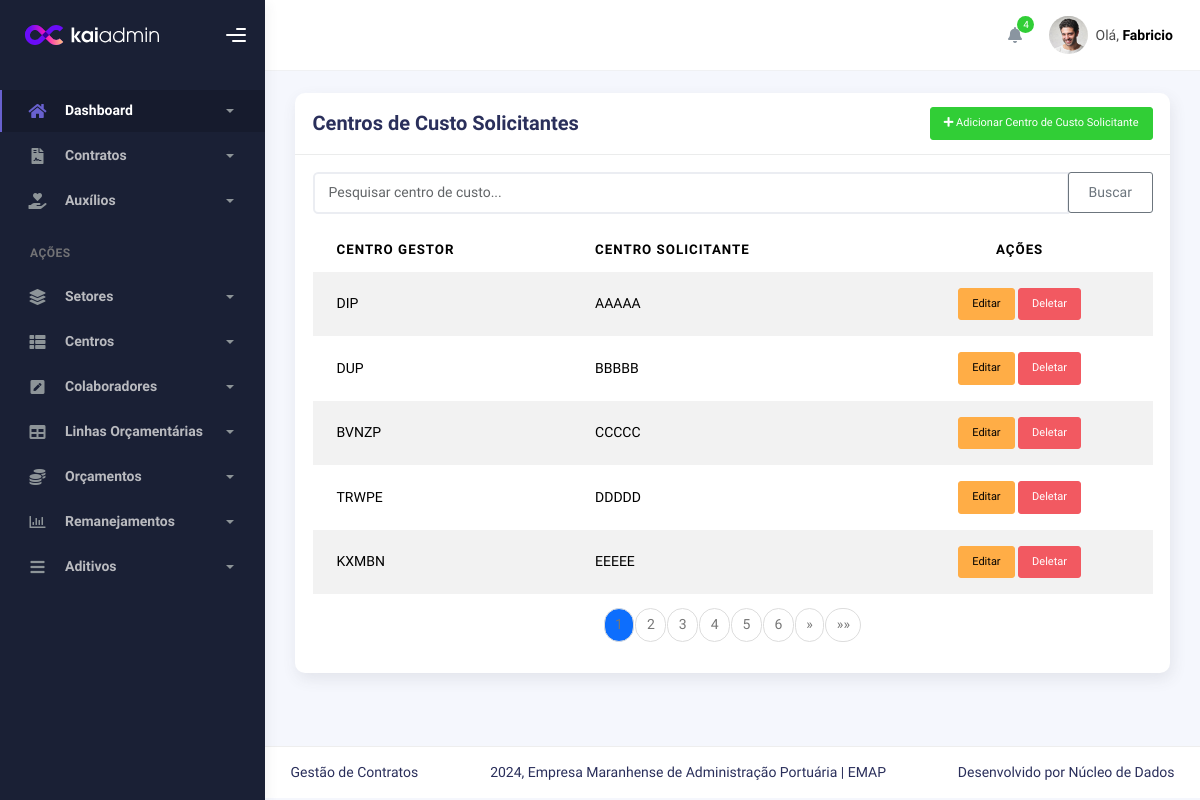
The page /centros/listarcentrosolicitante/ on the database its author committed.
### centers/models.py (models this page shows, shortened)
class CentroDeCustoSolicitante(models.Model):
    centro_gestor = models.ForeignKey(CentroDeCustoGestor, on_delete=models.CASCADE, related_name='solicitantes')
    nome = models.CharField(max_length=100)
    class Meta:
        unique_together = ('centro_gestor', 'nome')

class CentroDeCustoGestor(models.Model):
    nome = models.CharField(max_length=100,unique=True)

### centers/views.py (the view)
# urls.py: path('listarcentrosolicitante/', CentroDeCustoSolicitanteListView.as_view(), name='centro_solicitante_list'),
class CentroDeCustoSolicitanteListView(ListView):
    model = CentroDeCustoSolicitante
    template_name = 'centrodecustosolicitante_list.html'
    context_object_name = 'solicitantes'
    paginate_by = 5
    def get_queryset(self):
        query = self.request.GET.get('search')
        if query:
            return CentroDeCustoSolicitante.objects.filter(nome__icontains=query)
        return CentroDeCustoSolicitante.objects.all()

### centers/templates/centrodecustosolicitante_list.html (shortened to what this page needs)
{% extends 'index.html' %}
{% block 'conteudo' %}
<div class="container">
    <div class="page-inner">
        <div class="row">
            <div class="col-md-12">
                <div class="card">
                    <div class="card-header d-flex justify-content-between align-items-center">
                        <h4 class="card-title">Centros de Custo Solicitantes</h4>
                        <a href="{% url 'centro_solicitante_create' %}" class="btn btn-success btn-sm">
                            <i class="fas fa-plus"></i> Adicionar Centro de Custo Solicitante
                        </a>
                    </div>
                    <div class="card-body">
                        <form method="GET" action="{% url 'centro_solicitante_list' %}">
                            <div class="input-group mb-3">
                                <input type="text" id="searchInput" class="form-control" name="search" value="{{ search_query }}" placeholder="Pesquisar centro de custo...">
                                <div class="input-group-append">
                                    <button class="btn btn-outline-secondary" type="submit">Buscar</button>
                                </div>
                            </div>
                        </form>
                        <table class="table table-striped">
                            <thead>
                                <tr>
                                    <th>Centro Gestor</th>
                                    <th>Centro Solicitante</th>
                                    <th class="text-center">Ações</th>
                                </tr>
                            </thead>
                            <tbody id="centrodeustosolicitanteTable">
                                {% for solicitante in page_obj %}
                                <tr>
                                    <td>{{ solicitante.centro_gestor.nome }}</td>
                                    <td>{{ solicitante.nome }}</td>
                                    <td class="text-center">
                                        <a href="{% url 'centro_solicitante_update' solicitante.pk %}" class="btn btn-warning btn-sm">Editar</a>
                                        <a href="{% url 'centro_solicitante_delete' solicitante.pk %}" class="btn btn-danger btn-sm">Deletar</a>
                                    </td>
                                </tr>
                                {% empty %}
                                <tr>
                                    <td colspan="3" class="text-center">Nenhum centro de custo solicitante encontrado.</td>
                                </tr>
                                {% endfor %}
                            </tbody>
                        </table>
                        <div class="d-flex justify-content-center">
                            {% if is_paginated %}
                            <nav aria-label="Page navigation">
                                <ul class="pagination">
                                    {% for num in page_obj.paginator.page_range %}
                                    {% if num == page_obj.number %}
                                    <li class="page-item active"><span class="page-link">{{ num }} <span class="sr-only">(atual)</span></span></li>
                                    {% else %}
                                    <li class="page-item"><a class="page-link" href="?search={{ search_query }}&page={{ num }}">{{ num }}</a></li>
                                    {% endif %}
                                    {% endfor %}
                                    {% if page_obj.has_next %}
                                    <li class="page-item">
                                        <a class="page-link" href="?search={{ search_query }}&page={{ page_obj.next_page_number }}" aria-label="Próxima">
                                            <span aria-hidden="true">&raquo;</span>
                                        </a>
                                    </li>
                                    <li class="page-item">
                                        <a class="page-link" href="?search={{ search_query }}&page={{ paginator.num_pages }}" aria-label="Última">
                                            <span aria-hidden="true">&raquo;&raquo;</span>
                                        </a>
                                    </li>
                                    {% endif %}
                                </ul>
                            </nav>
                            {% endif %}
                        </div>
                    </div>
                </div>
            </div>
        </div>
    </div>
</div>
{% endblock %}

### rows shown on the page
CentroDeCustoSolicitante: centro_gestor.nome "DIP", nome "AAAAA"
CentroDeCustoSolicitante: centro_gestor.nome "DUP", nome "BBBBB"
CentroDeCustoSolicitante: centro_gestor.nome "BVNZP", nome "CCCCC"
CentroDeCustoSolicitante: centro_gestor.nome "TRWPE", nome "DDDDD"
CentroDeCustoSolicitante: centro_gestor.nome "KXMBN", nome "EEEEE"

### other values the page prints
{{ num }} "1"
{{ num }} "2" "3" "4" "5" "6"
